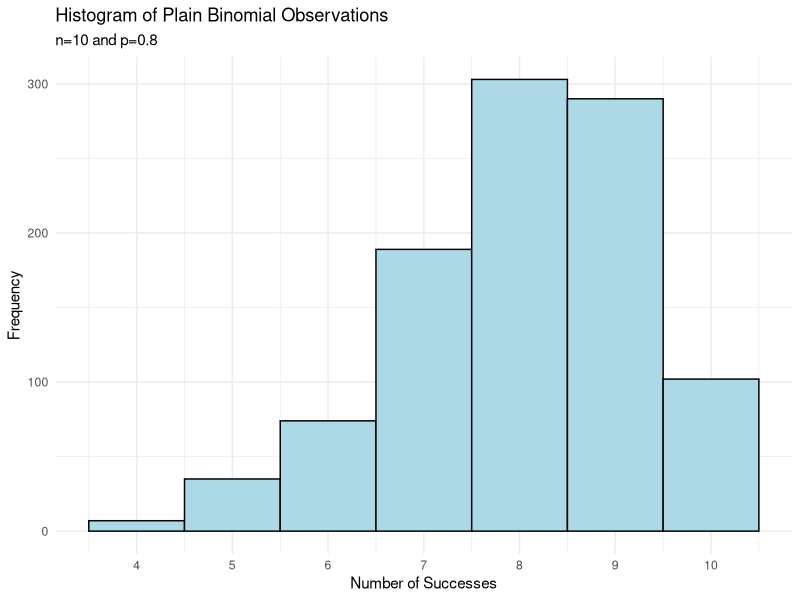
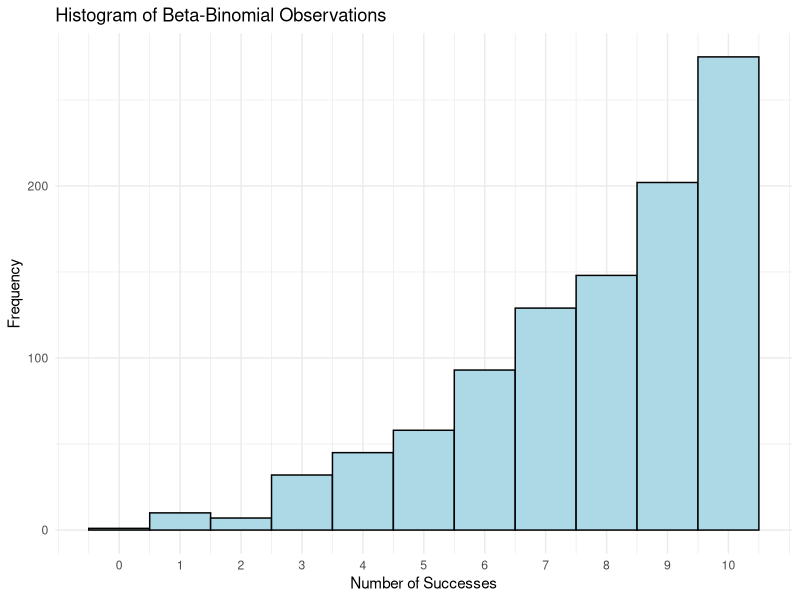

Recreate these plots in R, in order.
## ---- chunk 1
knitr::opts_chunk$set(
  warning = FALSE,
  message = FALSE
)
## ---- chunk 2
library(knitr)
library(ggplot2)
## ---- chunk 3

set.seed(310)
plain_binom <- rbinom(n = 1000, size = 10, prob = 0.8)

plain_binom_df <- data.frame(count = plain_binom)
ggplot(plain_binom_df, aes(x = count)) +
  geom_histogram(binwidth = 1, fill = "lightblue", color = "black") +
  scale_x_continuous(breaks = 0:10) +
  labs(title = "Histogram of Plain Binomial Observations",
       subtitle = "n=10 and p=0.8",
       x = "Number of Successes", 
       y = "Frequency") +
  theme_minimal()
## ---- chunk 4
set.seed(310)
beta_binom <- numeric(1000)
for (i in 1:1000) {
  p <- rbeta(1, shape1 = 4, shape2 = 1)
  beta_binom[i] <- rbinom(1, size = 10, prob = p)
}

beta_binom_df <- data.frame(count = beta_binom)

ggplot(beta_binom_df, aes(x = count)) +
  geom_histogram(binwidth = 1, fill = "lightblue", color = "black") +
  scale_x_continuous(breaks = 0:10) +
  labs(title = "Histogram of Beta-Binomial Observations",
       x = "Number of Successes", 
       y = "Frequency") +
  theme_minimal()
## ---- chunk 5
plain_stats <- c(
  mean = mean(plain_binom),
  sd = sd(plain_binom),
  min = min(plain_binom),
  max = max(plain_binom)
)

beta_stats <- c(
  mean = mean(beta_binom),
  sd = sd(beta_binom),
  min = min(beta_binom),
  max = max(beta_binom)
)

data.frame(
  Statistic = c("Mean", "Standard Deviation", "Minimum", "Maximum"),
  Plain_Binomial = plain_stats,
  Beta_Binomial = beta_stats
) |>
  kable(row.names = FALSE)
